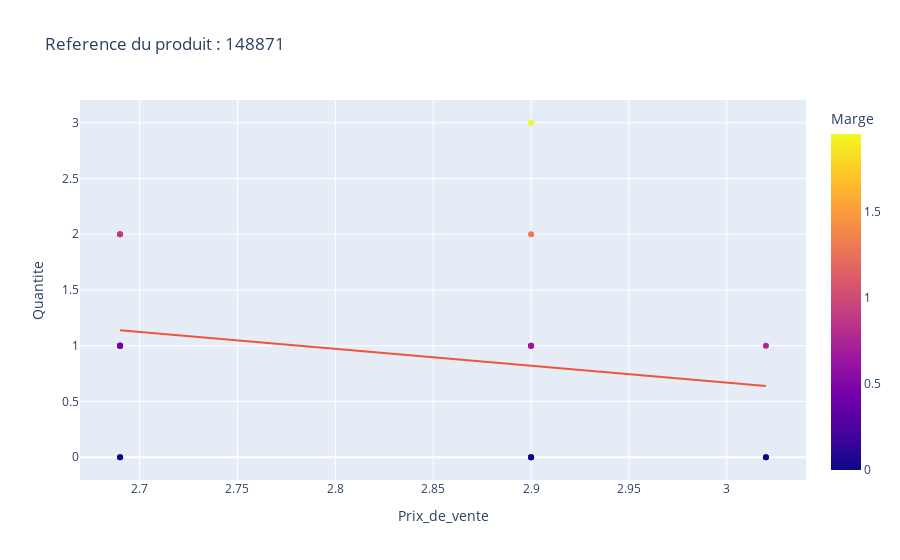

The cell this chart's notebook holds for it:
### Code cell
fig_PriceVsQuantity = px.scatter(Product, x="Prix_de_vente", y="Quantite", color="Marge",
                                     trendline="ols", title="Reference du produit : "+str(Product['CODE_PRODUIT'].values[0])+"")
fig_PriceVsQuantity.show()

### Figure 1 — Plotly figure (JSON) as saved in the notebook; plotly's stock layout.template omitted (floating-point values rounded to 4 significant figures)
{"data": [{"hovertemplate": "Prix_de_vente=%{x}<br>Quantite=%{y}<br>Marge=%{marker.color}<extra></extra>", "legendgroup": "", "marker": {"color": [0.54, 1.08, 0.54, 1.08, 0.54, 0, 0.54, 0.44, 0.88, 0, 0.44, 0.65, 0, 1.95, 0.65, 0, 0, 0.65, 1.3, 0, 0.77, 0], "coloraxis": "coloraxis", "symbol": "circle"}, "mode": "markers", "name": "", "orientation": "v", "showlegend": false, "type": "scatter", "x": [2.69, 2.69, 2.69, 2.69, 2.69, 2.69, 2.69, 2.69, 2.69, 2.69, 2.69, 2.9, 2.9, 2.9, 2.9, 2.9, 2.9, 2.9, 2.9, 3.02, 3.02, 3.02], "xaxis": "x", "y": [1, 2, 1, 2, 1, 0, 1, 1, 2, 0, 1, 1, 0, 3, 1, 0, 0, 1, 2, 0, 1, 0], "yaxis": "y"}, {"hovertemplate": "<b>OLS trendline</b><br>Quantite = -1.51533 * Prix_de_vente + 5.21468<br>R<sup>2</sup>=0.054579<br><br>Prix_de_vente=%{x}<br>Quantite=%{y} <b>(trend)</b><extra></extra>", "legendgroup": "", "marker": {"symbol": "circle"}, "mode": "lines", "name": "", "showlegend": false, "type": "scatter", "x": [2.69, 2.69, 2.69, 2.69, 2.69, 2.69, 2.69, 2.69, 2.69, 2.69, 2.69, 2.9, 2.9, 2.9, 2.9, 2.9, 2.9, 2.9, 2.9, 3.02, 3.02, 3.02], "xaxis": "x", "y": [1.138, 1.138, 1.138, 1.138, 1.138, 1.138, 1.138, 1.138, 1.138, 1.138, 1.138, 0.8202, 0.8202, 0.8202, 0.8202, 0.8202, 0.8202, 0.8202, 0.8202, 0.6384, 0.6384, 0.6384], "yaxis": "y"}], "layout": {"coloraxis": {"colorbar": {"title": {"text": "Marge"}}, "colorscale": [[0, "#0d0887"], [0.1111, "#46039f"], [0.2222, "#7201a8"], [0.3333, "#9c179e"], [0.4444, "#bd3786"], [0.5556, "#d8576b"], [0.6667, "#ed7953"], [0.7778, "#fb9f3a"], [0.8889, "#fdca26"], [1, "#f0f921"]]}, "legend": {"tracegroupgap": 0}, "title": {"text": "Reference du produit : 148871"}, "xaxis": {"anchor": "y", "domain": [0, 1], "title": {"text": "Prix_de_vente"}}, "yaxis": {"anchor": "x", "domain": [0, 1], "title": {"text": "Quantite"}}}}
